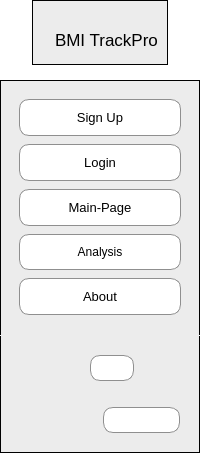
     <widget class="QCustomSlideMenu" name="Menu_Panel" native="true">
      <property name="styleSheet">
       <string notr="true">QWidget {
    background-color: #FFFFFF  ;

}
</string>
      </property>
      <layout class="QVBoxLayout" name="verticalLayout">
       <property name="spacing">
        <number>0</number>
       </property>
       <property name="leftMargin">
        <number>0</number>
       </property>
       <property name="topMargin">
        <number>0</number>
       </property>
       <property name="rightMargin">
        <number>0</number>
       </property>
       <property name="bottomMargin">
        <number>0</number>
       </property>
       <item alignment="Qt::AlignHCenter|Qt::AlignVCenter">
        <widget class="QFrame" name="Main_Icon">
         <property name="minimumSize">
          <size>
           <width>0</width>
           <height>80</height>
          </size>
         </property>
         <property name="styleSheet">
          <string notr="true">QFrame {
    background-color: #ececec  ;
	border:1px solid #ececec   ;
}
#Main_Icon{
border:1px solid black;
margin-bottom:15px;
}
</string>
         </property>
         <property name="frameShape">
          <enum>QFrame::StyledPanel</enum>
         </property>
         <property name="frameShadow">
          <enum>QFrame::Raised</enum>
         </property>
         <layout class="QHBoxLayout" name="horizontalLayout_10">
          <property name="topMargin">
           <number>23</number>
          </property>
          <item alignment="Qt::AlignVCenter">
           <widget class="QLabel" name="App_icon">
            <property name="maximumSize">
             <size>
              <width>60</width>
              <height>60</height>
             </size>
            </property>
            <property name="styleSheet">
             <string notr="true">QFrame {
    border: 0px solid black;
}
</string>
            </property>
            <property name="text">
             <string />
            </property>
            <property name="pixmap">
             <pixmap resource="../Qss/icons/_icons.qrc">:/images/Images/BMI.png</pixmap>
            </property>
            <property name="scaledContents">
             <bool>true</bool>
            </property>
           </widget>
          </item>
          <item>
           <widget class="QLabel" name="Name_of_app">
            <property name="font">
             <font>
              <pointsize>13</pointsize>
             </font>
            </property>
            <property name="styleSheet">
             <string notr="true">QFrame {
    border: 0px solid black;
}
</string>
            </property>
            <property name="text">
             <string>BMI TrackPro</string>
            </property>
           </widget>
          </item>
         </layout>
        </widget>
       </item>
       <item>
        <widget class="QFrame" name="navigation_buttons">
         <property name="sizePolicy">
          <sizepolicy hsizetype="Preferred" vsizetype="Expanding">
           <horstretch>0</horstretch>
           <verstretch>0</verstretch>
          </sizepolicy>
         </property>
         <property name="minimumSize">
          <size>
           <width>100</width>
           <height>0</height>
          </size>
         </property>
         <property name="styleSheet">
          <string notr="true">QFrame {
    background-color: #ececec  ;
border:2px solid #ececec   ;
padding:10px;
}
QPushButton{
	background-color:#FFFFFF;
	border:1px solid #8f8f8f;
	padding:10px;
	border-radius:10px;
}
QPushButton:hover {
    background-color: #bdbdbd;
}
#navigation_buttons{
border-top:1px solid black;
border-right:1px solid black;
border-left:1px solid black;
}
</string>
         </property>
         <property name="frameShape">
          <enum>QFrame::StyledPanel</enum>
         </property>
         <property name="frameShadow">
          <enum>QFrame::Raised</enum>
         </property>
         <layout class="QVBoxLayout" name="verticalLayout_2">
          <property name="spacing">
           <number>8</number>
          </property>
          <property name="leftMargin">
           <number>8</number>
          </property>
          <property name="topMargin">
           <number>8</number>
          </property>
          <property name="rightMargin">
           <number>8</number>
          </property>
          <property name="bottomMargin">
           <number>8</number>
          </property>
          <item>
           <widget class="QPushButton" name="Sign_Up_btn">
            <property name="font">
             <font>
              <pointsize>10</pointsize>
             </font>
            </property>
            <property name="cursor">
             <cursorShape>PointingHandCursor</cursorShape>
            </property>
            <property name="text">
             <string>Sign Up</string>
            </property>
            <property name="icon">
             <iconset resource="../Qss/icons/_icons.qrc">
              <normaloff>:/icons/000000/feather/user.png</normaloff>:/icons/000000/feather/user.png</iconset>
            </property>
           </widget>
          </item>
          <item>
           <widget class="QPushButton" name="Login_In_btn">
            <property name="font">
             <font>
              <pointsize>10</pointsize>
             </font>
            </property>
            <property name="cursor">
             <cursorShape>PointingHandCursor</cursorShape>
            </property>
            <property name="text">
             <string>Login</string>
            </property>
            <property name="icon">
             <iconset resource="../Qss/icons/_icons.qrc">
              <normaloff>:/icons/000000/feather/log-in.png</normaloff>:/icons/000000/feather/log-in.png</iconset>
            </property>
            <property name="autoDefault">
             <bool>false</bool>
            </property>
           </widget>
          </item>
          <item>
           <widget class="QPushButton" name="Main_Page_btn">
            <property name="font">
             <font>
              <pointsize>10</pointsize>
             </font>
            </property>
            <property name="cursor">
             <cursorShape>PointingHandCursor</cursorShape>
            </property>
            <property name="text">
             <string>Main-Page</string>
            </property>
            <property name="icon">
             <iconset resource="../Qss/icons/_icons.qrc">
              <normaloff>:/icons/000000/feather/home.png</normaloff>:/icons/000000/feather/home.png</iconset>
            </property>
           </widget>
          </item>
          <item>
           <widget class="QPushButton" name="Analysis_btn">
            <property name="cursor">
             <cursorShape>PointingHandCursor</cursorShape>
            </property>
            <property name="text">
             <string>Analysis</string>
            </property>
            <property name="icon">
             <iconset resource="../Qss/icons/_icons.qrc">
              <normaloff>:/icons/000000/feather/rotate-ccw.png</normaloff>:/icons/000000/feather/rotate-ccw.png</iconset>
            </property>
           </widget>
          </item>
          <item>
           <widget class="QPushButton" name="About_btn">
            <property name="font">
             <font>
              <pointsize>10</pointsize>
             </font>
            </property>
            <property name="cursor">
             <cursorShape>PointingHandCursor</cursorShape>
            </property>
            <property name="text">
             <string>About</string>
            </property>
            <property name="icon">
             <iconset resource="../Qss/icons/_icons.qrc">
              <normaloff>:/icons/000000/feather/info.png</normaloff>:/icons/000000/feather/info.png</iconset>
            </property>
           </widget>
          </item>
         </layout>
        </widget>
       </item>
       <item alignment="Qt::AlignBottom">
        <widget class="QFrame" name="Referral_websites">
         <property name="sizePolicy">
          <sizepolicy hsizetype="Preferred" vsizetype="Expanding">
           <horstretch>0</horstretch>
           <verstretch>0</verstretch>
          </sizepolicy>
         </property>
         <property name="styleSheet">
          <string notr="true">QFrame {
    background-color: #ececec  ;
	border:1px solid #ececec   ;
}
#Referral_websites{
border-bottom:1px solid black;
border-right:1px solid black;
border-left:1px solid black;
}
QPushButton{
	background-color:#FFFFFF;
	border:1px solid #8f8f8f;
	padding:5px;
	border-radius:10px;
}
QPushButton:hover {
    background-color: #bdbdbd;
}</string>
         </property>
         <property name="frameShape">
          <enum>QFrame::StyledPanel</enum>
         </property>
         <property name="frameShadow">
          <enum>QFrame::Raised</enum>
         </property>
         <layout class="QVBoxLayout" name="verticalLayout_3">
          <item alignment="Qt::AlignHCenter">
           <widget class="QFrame" name="Github_Referral">
            <property name="frameShape">
             <enum>QFrame::StyledPanel</enum>
            </property>
            <property name="frameShadow">
             <enum>QFrame::Raised</enum>
            </property>
            <layout class="QHBoxLayout" name="horizontalLayout_11">
             <item>
              <widget class="QLabel" name="icon_Github">
               <property name="maximumSize">
                <size>
                 <width>50</width>
                 <height>50</height>
                </size>
               </property>
               <property name="font">
                <font>
                 <pointsize>9</pointsize>
                </font>
               </property>
               <property name="styleSheet">
                <string notr="true">QFrame {
    border: 0px solid black;
}
</string>
               </property>
               <property name="text">
                <string />
               </property>
               <property name="pixmap">
                <pixmap resource="../Qss/icons/_icons.qrc">:/icons/000000/feather/github.png</pixmap>
               </property>
               <property name="scaledContents">
                <bool>true</bool>
               </property>
              </widget>
             </item>
             <item>
              <widget class="QLabel" name="Name_Github">
               <property name="maximumSize">
                <size>
                 <width>80</width>
                 <height>33</height>
                </size>
               </property>
               <property name="font">
                <font>
                 <pointsize>8</pointsize>
                </font>
               </property>
               <property name="styleSheet">
                <string notr="true">QFrame {
    border: 0px solid black;
}
</string>
               </property>
               <property name="text">
                <string />
               </property>
               <property name="pixmap">
                <pixmap resource="../Qss/icons/_icons.qrc">:/images/Images/GitHub_Logo.png</pixmap>
               </property>
               <property name="scaledContents">
                <bool>true</bool>
               </property>
              </widget>
             </item>
             <item>
              <widget class="QPushButton" name="GitHub_link">
               <property name="cursor">
                <cursorShape>PointingHandCursor</cursorShape>
               </property>
               <property name="text">
                <string />
               </property>
               <property name="icon">
                <iconset resource="../Qss/icons/_icons.qrc">
                 <normaloff>:/icons/000000/feather/clipboard.png</normaloff>:/icons/000000/feather/clipboard.png</iconset>
               </property>
              </widget>
             </item>
            </layout>
           </widget>
          </item>
          <item>
           <widget class="QFrame" name="LinkedIn_Referral">
            <property name="frameShape">
             <enum>QFrame::StyledPanel</enum>
            </property>
            <property name="frameShadow">
             <enum>QFrame::Raised</enum>
            </property>
            <layout class="QHBoxLayout" name="horizontalLayout_12">
             <item>
              <widget class="QLabel" name="icon_Linkedin">
               <property name="maximumSize">
                <size>
                 <width>140</width>
                 <height>35</height>
                </size>
               </property>
               <property name="styleSheet">
                <string notr="true">QFrame {
    border: 0px solid black;
}
</string>
               </property>
               <property name="text">
                <string />
               </property>
               <property name="pixmap">
                <pixmap resource="../Qss/icons/_icons.qrc">:/images/Images/LinkedIn_2021.svg</pixmap>
               </property>
               <property name="scaledContents">
                <bool>true</bool>
               </property>
              </widget>
             </item>
             <item>
              <widget class="QPushButton" name="LinkedIn_Link">
               <property name="cursor">
                <cursorShape>PointingHandCursor</cursorShape>
               </property>
               <property name="text">
                <string />
               </property>
               <property name="icon">
                <iconset resource="../Qss/icons/_icons.qrc">
                 <normaloff>:/icons/000000/feather/clipboard.png</normaloff>:/icons/000000/feather/clipboard.png</iconset>
               </property>
              </widget>
             </item>
            </layout>
           </widget>
          </item>
         </layout>
        </widget>
       </item>
      </layout>
     </widget>
